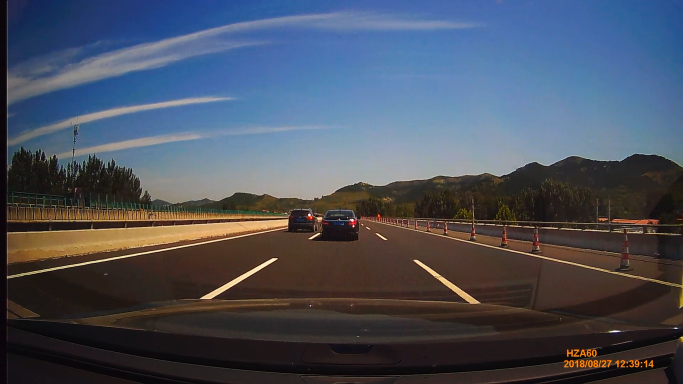
#> input picture imgs/car3.png, 1366 x 768 px (shown at 1/2 size)
$ python -i ImageUtils.py   (imports and definitions only)
#> lines starting #> are read from the running program, lines starting #| are printed output that depends on the picture; after the words box and inside, x2 and y2 are one past the last pixel; in counts of white or black regions, pixels touching at a corner belong together
#> further down, picture is the input picture: shape (768, 1366, 3); mean B, G, R 92.9, 80.2, 74.2
import cv2
import numpy as np

def processImage(inpImage):
    hls = cv2.cvtColor(inpImage, cv2.COLOR_BGR2HLS)
#> hls: shape (768, 1366, 3); mean of channels 0, 1, 2 71, 83.6, 73.8
    lower_white = np.array([0, 160, 10])
    upper_white = np.array([255, 255, 255])
    mask = cv2.inRange(inpImage, lower_white, upper_white)
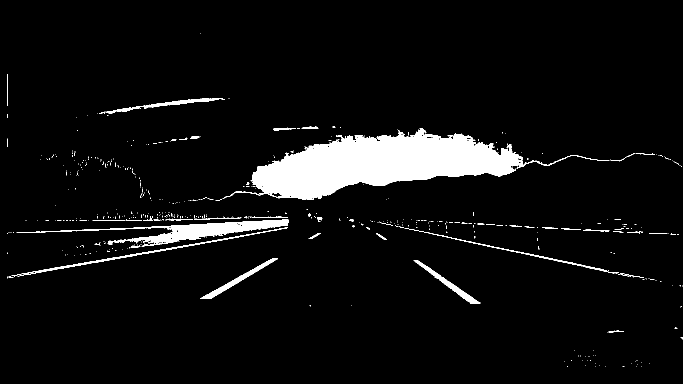
#> mask: shape (768, 1366) (shown at 1/2 size); 5.7% white; 507 white regions (460 under 20 px), largest, box (x1, y1, x2, y2) and area: (445, 257, 1219, 400) 43133, (33, 439, 577, 494) 6825, (23, 454, 576, 553) 1671
    hls_result = cv2.bitwise_and(inpImage, inpImage, mask = mask)
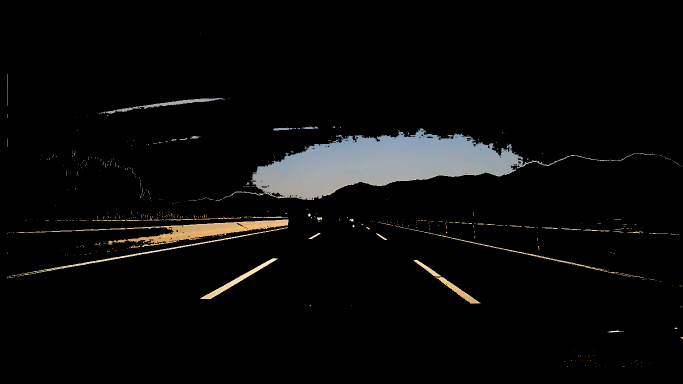
#> hls_result: shape (768, 1366, 3) (shown at 1/2 size); mean B, G, R 9.5, 9.8, 9.9
    gray = cv2.cvtColor(hls_result, cv2.COLOR_BGR2GRAY)
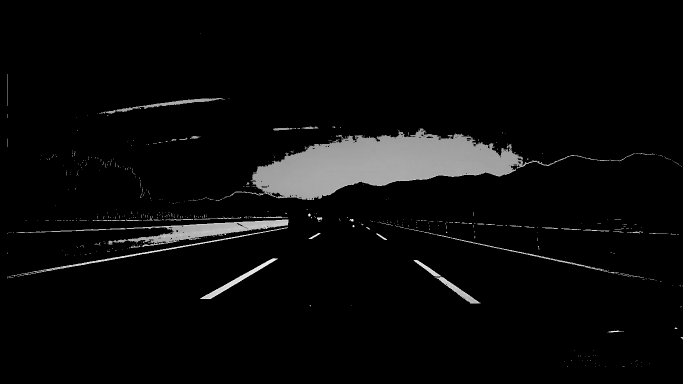
#> gray: shape (768, 1366) (shown at 1/2 size); min 0, max 255, mean 9.8
    ret, thresh = cv2.threshold(gray, 160, 255, cv2.THRESH_BINARY)
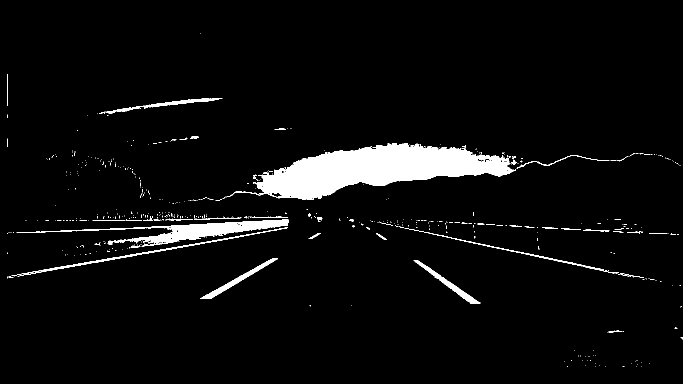
#> thresh: shape (768, 1366) (shown at 1/2 size); 4.6% white; 505 white regions (459 under 20 px), largest, box (x1, y1, x2, y2) and area: (451, 287, 1033, 400) 30863, (33, 439, 577, 494) 6825, (23, 454, 576, 553) 1652
    blur = cv2.GaussianBlur(thresh,(3, 3), 0)
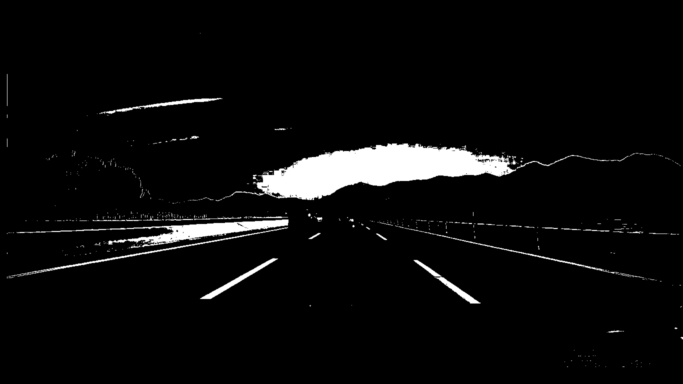
#> blur: shape (768, 1366) (shown at 1/2 size); min 0, max 255, mean 11.6
    canny = cv2.Canny(blur, 40, 60)
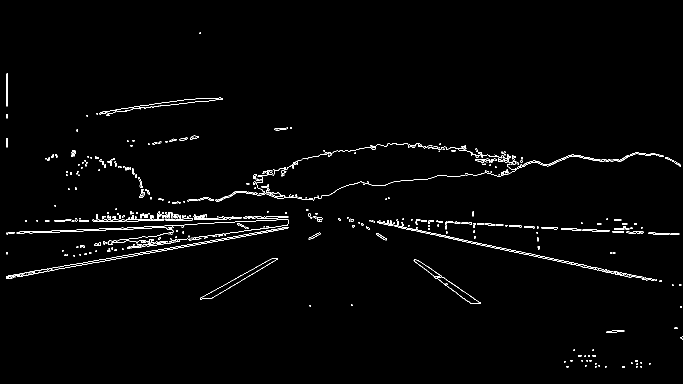
#> canny: shape (768, 1366) (shown at 1/2 size); 1.4% white in thin lines or dots, all inside (x1, y1, x2, y2) = (13, 65, 1366, 735)

    return inpImage, hls_result, gray, thresh, blur, canny


def perspectiveWarp(inpImage):

    img_size = (inpImage.shape[1], inpImage.shape[0])
    src = np.float32([[590, 440],
                      [690, 440],
                      [200, 640],
                      [1000, 640]])

    dst = np.float32([[200, 0],
                      [1200, 0],
                      [200, 710],
                      [1200, 710]])

    matrix = cv2.getPerspectiveTransform(src, dst)
    minv = cv2.getPerspectiveTransform(dst, src)
    birdseye = cv2.warpPerspective(inpImage, matrix, img_size)

    height, width = birdseye.shape[:2]
    birdseyeLeft  = birdseye[0:height, 0:width // 2]
    birdseyeRight = birdseye[0:height, width // 2:width]

    return birdseye, birdseyeLeft, birdseyeRight, minv

>>> import cv2
>>> picture = cv2.imread('../imgs/car3.png')
>>> result = processImage(picture)
#> result = 6 items

$ run again, on imgs/lane.png
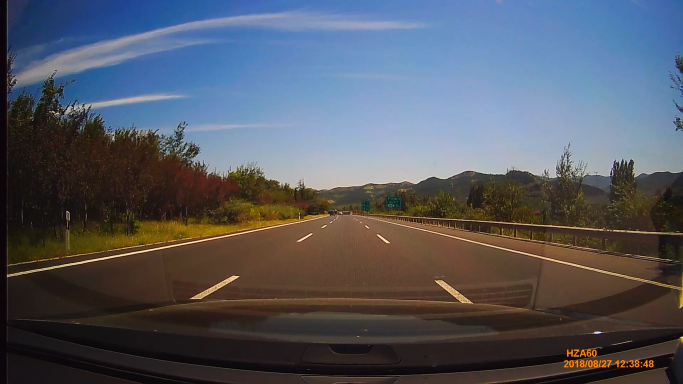
#> input picture imgs/lane.png, 1366 x 768 px (shown at 1/2 size)
#> picture is the input picture: shape (768, 1366, 3); mean B, G, R 96, 87.4, 84
#> hls: shape (768, 1366, 3); mean of channels 0, 1, 2 64.3, 90.1, 83.6
#> in processImage, `mask = cv2.inRange(inpImage, lower_white, upper_white)`:
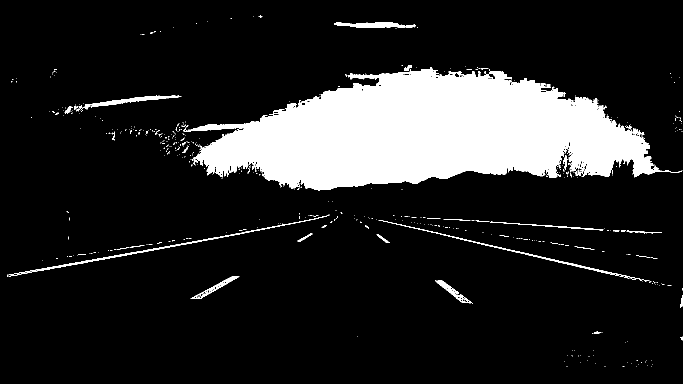
#> mask: shape (768, 1366) (shown at 1/2 size); 14.6% white; 508 white regions (467 under 20 px), largest, box (x1, y1, x2, y2) and area: (366, 135, 1365, 381) 142362, (14, 429, 659, 554) 1813, (757, 440, 1283, 559) 1290
#> thresh: shape (768, 1366); 11.5% white; 470 white regions (434 under 20 px), largest, box (x1, y1, x2, y2) and area: (390, 174, 1365, 381) 111386, (14, 429, 659, 554) 1808, (757, 440, 1283, 559) 1290
#> in processImage, `canny = cv2.Canny(blur, 40, 60)`:
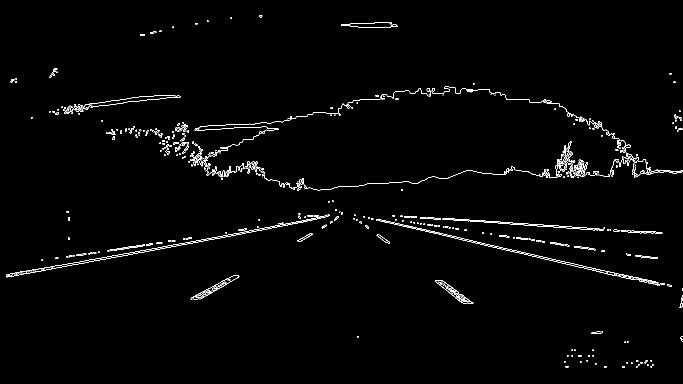
#> canny: shape (768, 1366) (shown at 1/2 size); 1.4% white in thin lines or dots
#> result = 6 items
